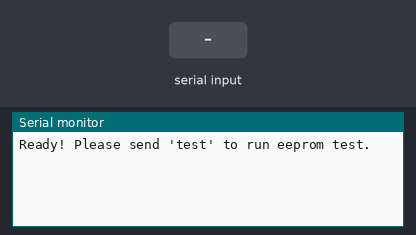
A sketch run on a simulated Arduino Uno, built with avr-gcc and run on an emulated ATmega328P. Parts: the last lines printed to the serial monitor. The test bench sets the inputs (shaded band). EEPROM starts erased.

Above: at 1.2 s.
1.3 s: "test\n" received over Serial
At 2.6 s:
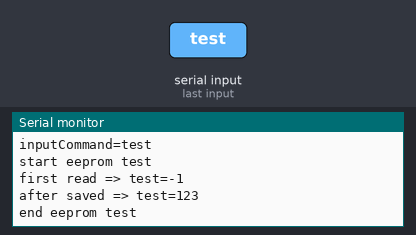
2.8 s: byte 10 ('\n') received over Serial
At 3.7 s:
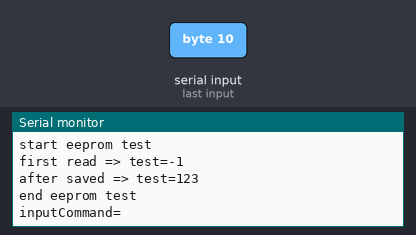
4.3 s: "1\n" received over Serial
At 4.9 s:
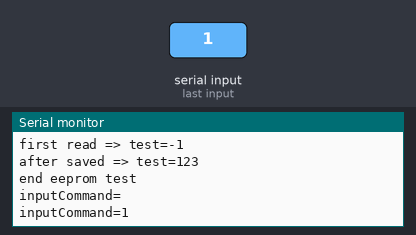

The sketch:

ArduinoEEPROM_anything.ino
```cpp
#include "EEPROMAnything.h"

struct config_t
{
	long test;
} configuration;

String inputCommand = "";
boolean inputComplete = false;

void setup()
{
	Serial.begin(19200);
	inputCommand.reserve(200);

	Serial.println("Ready! Please send 'test' to run eeprom test.");
}

void loop()
{
	 if (inputComplete)
	 {
		 Serial.print("inputCommand=");
		 Serial.println(inputCommand);
		 inputCommand.trim();
		 if (inputCommand == "test")
		 {
			 runTest();
		 }
		 inputCommand = "";
		 inputComplete = false;
	 }
}

void serialEvent()
{
	while (Serial.available())
	{
		char inChar = (char)Serial.read();
		inputCommand += inChar;
		if (inChar == '\n')
		{
			inputComplete = true;
		}
	}
}
/*
 * Run eeprom test
 */
void runTest()
{
	Serial.println("start eeprom test");

	configuration.test = 123;

	EP_READ_BLOCK(0, configuration);

	Serial.print("first read => test=");
	Serial.println(configuration.test);

	configuration.test = 123;

	EP_WRITE_BLOCK(0, configuration);
	delay(500);
	EP_READ_BLOCK(0, configuration);

	Serial.print("after saved => test=");
	Serial.println(configuration.test);

	Serial.println("end eeprom test");
}
```

EEPROMAnything.h
```cpp
/*
 * Class for simply use EEPROM in Arduino/avr microcontrollers
 * EEPROMAnything.h
 *
 * Created: 15.12.2013
 *  Author: Miro Bozik
 *	   Web: http://mirobozik.sk/
 */

#ifndef EEPROMANYTHING_H_
#define EEPROMANYTHING_H_

#include <avr/eeprom.h>

/* Write to EEPROM */
#define EP_WRITE_BLOCK(address, block) eeprom_write_block((const void*)&block, (void*)address, sizeof(block))
#define EP_WRITE_BYTE(address, b) eeprom_write_byte(&address, b)

/* Read from EEPROM */
#define EP_READ_BLOCK(address, block) eeprom_read_block((void*)&(block), (void*)address, sizeof(block))
#define EP_READ_BYTE(address) eeprom_read_byte(address)


#endif /* EEPROMANYTHING_H_ */
```

Measured:
- after the input at 1.3 s, the serial monitor: prints a new line at once (image 1)
- after the input at 2.8 s, the serial monitor: prints a new line at once (image 2)
- after the input at 4.3 s, the serial monitor: prints a new line at once (image 3)
